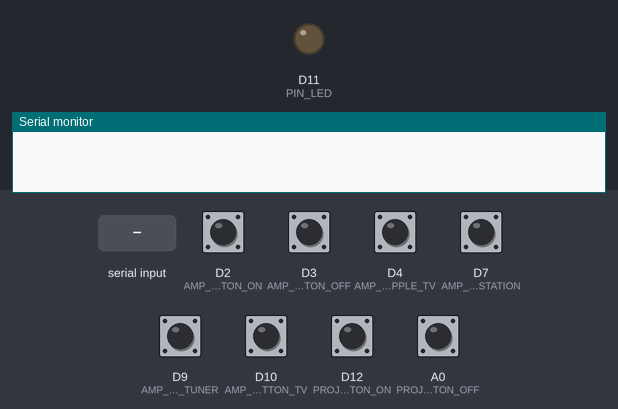
A sketch run on a simulated Arduino Zero (SAMD21). Shown: output pins drawn as LEDs (lit = HIGH), the last lines printed to the serial monitor. The test bench sets the inputs (shaded band); at power-on: A0 (PROJECTOR_PIN_BUTTON_OFF), D2 (AMP_PIN_BUTTON_ON), D3 (AMP_PIN_BUTTON_OFF), D4 (AMP_PIN_BUTTON_APPLE_TV), D7 (AMP_PIN_BUTTON_PLAYSTATION), D9 (AMP_PIN_BUTTON_TUNER), D10 (AMP_PIN_BUTTON_TV), D12 (PROJECTOR_PIN_BUTTON_ON) HIGH.

Above: at 2.7 s.
2.8 s: "1" received over the second serial link
At 5.7 s:
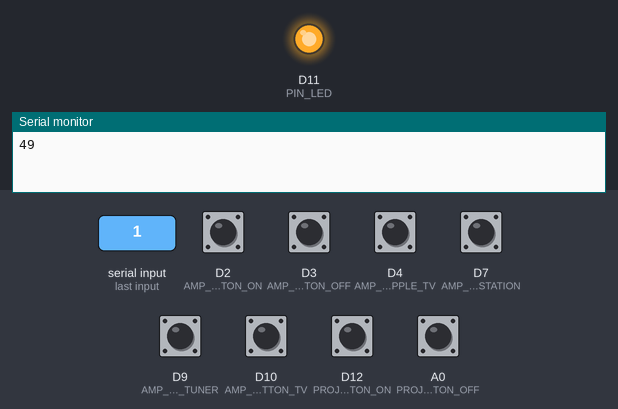
5.8 s: D2 (AMP_PIN_BUTTON_ON) pulled LOW for 0.15 s
Timing chart, 0 to 11.5 s (numbered marks = the images above; inputs shaded):
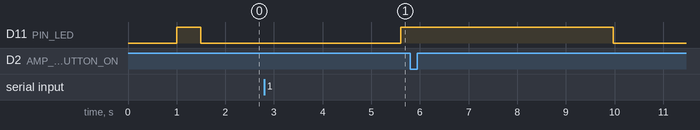

The sketch:

RemoteControlViaRS232.ino
```cpp
/*
  Home Theatre Remote Control via RS-232
  Grant Phillips
  23 January 2021
  -------------------------
  Control my Pioneer A/V Amplifier and Panasonic Projector
  using RS-232 connections on both devices.

 The circuit:
 * Pionner Amp
 * -----------
 * RX is digital pin                 5
 * TX is digital pin                 6
Uart ampSerial (&sercom0, 5, 6, SERCOM_RX_PAD_1, UART_TX_PAD_0);
void SERCOM0_Handler()
{
    ampSerial.IrqHandler();
}
void setup()
{
  pinPeripheral(5, PIO_SERCOM_ALT);
  pinPeripheral(6, PIO_SERCOM_ALT);

  ampSerial.begin(9600);
}
 *
 * Button On is digital pin           2
 * Button Off is digital pin          3
 * Button Apple TV is digital pin     4
 * Button Playstation is digital pin  7
 * Button Radio is digital pin        9
 * Button TV is digital pin          10
 *
 * Panasonic Projector
 * -------------------
 * RX is digital pin                13
 * TX is digital pin                 8
Uart projecterSerial (&sercom1, 13, 8, SERCOM_RX_PAD_1, UART_TX_PAD_2);
void SERCOM0_Handler()
{
    projecterSerial.IrqHandler();
}
void setup()
{
  pinPeripheral(13, PIO_SERCOM);
  pinPeripheral( 8, PIO_SERCOM);

  projecterSerial.begin(9600);
}
 *
 * Button On is digital pin         12
 * Button Off is digital pin        14
 *
*/
#include <Arduino.h>
#include "wiring_private.h"

#define APP_NAME     "Home Theatre Remote"
#define APP_VERSION  "0.2.1"
#define APP_AUTHOR   "Grant Phillips"
#define APP_CREATED  "23 January 2021"
#define APP_UPDATED  "08 February 2021"

#define ON               HIGH
#define OFF              LOW
#define BUTTON_DOWN      LOW
#define BUTTON_UP        HIGH

// Modes
#define MODE_None              0
#define MODE_Normal_Start      100
#define MODE_Normal            101
int mode = MODE_None;

unsigned long previousTime;
int previousSeconds = -1;

#define SECONDS_PER_MINUTE          60
#define DELAY_ONE_SECOND          1000
#define DELAY_BUTTON_DEBOUNCE       50
#define DELAY_AFTER_BUTTON_PRESS   200
#define DELAY_mainloop              20
#define DELAY_SETUP_MAIN_SERIAL     10

#define BAUD_MAIN 115200
bool DEBUG_ON = false;

bool ledState = false;

// LED_BUILTIN
#define PIN_LED         11

#define AMP_BAUD        9600
#define AMP_DATA_BITS   8
#define AMP_STOP_BITS   1
#define AMP_PARITY_BITS 0

#define AMP_PIN_RX                 5
#define AMP_PIN_TX                 6

#define AMP_PIN_BUTTON_ON          2
#define AMP_PIN_BUTTON_OFF         3
#define AMP_PIN_BUTTON_APPLE_TV    4
#define AMP_PIN_BUTTON_PLAYSTATION 7
#define AMP_PIN_BUTTON_TUNER       9
#define AMP_PIN_BUTTON_TV          10

#define PROJECTOR_BAUD        9600
#define PROJECTOR_DATA_BITS   8
#define PROJECTOR_STOP_BITS   1
#define PROJECTOR_PARITY_BITS 0

#define PROJECTOR_PIN_RX         13
#define PROJECTOR_PIN_TX          8

#define PROJECTOR_PIN_BUTTON_ON  12
#define PROJECTOR_PIN_BUTTON_OFF 14

#define STX 0x02
#define ETX 0x03
#define CR  0x0D
#define LF  0x0A

byte BYTE_STX = STX;
byte BYTE_ETX = ETX;
byte BYTE_CR  = CR;
byte BYTE_LF  = LF;

byte PROJECTOR_COMMAND_POWER_ON[]  = {BYTE_STX, 'P', 'O', 'N', BYTE_ETX};
byte PROJECTOR_COMMAND_POWER_OFF[] = {BYTE_STX, 'P', 'O', 'F', BYTE_ETX};
int PROJECTOR_DELAY_AFTER_POWER_ON = 10000;

byte AMP_COMMAND_POWER_ON[]    = {'P', 'O', BYTE_CR};
byte AMP_COMMAND_POWER_OFF[]   = {'P', 'F', BYTE_CR};
byte AMP_COMMAND_VOLUME_UP[]   = {'V', 'U', BYTE_CR};
byte AMP_COMMAND_VOLUME_DOWN[] = {'V', 'D', BYTE_CR};
byte AMP_COMMAND_MUTE_ON[]     = {'M', 'O', BYTE_CR};
byte AMP_COMMAND_MUTE_OFF[]    = {'M', 'F', BYTE_CR};

// following commands have a parameter that is sent first, e.g.
// Example to set Apple TV as the selected input...
// 25FN<CR>
byte AMP_COMMAND_VOLUME_SET_MAXIMUM[]    = {'1', '8', '5', 'V', 'L', BYTE_CR};
byte AMP_COMMAND_VOLUME_SET_0DB[]        = {'1', '6', '1', 'V', 'L', BYTE_CR};
byte AMP_COMMAND_VOLUME_SET_MINUS_30DB[] = {'1', '0', '1', 'V', 'L', BYTE_CR};
byte AMP_COMMAND_VOLUME_SET_MINIMUM[]    = {'0', '0', '1', 'V', 'L', BYTE_CR};
byte AMP_COMMAND_VOLUME_SET_MUTE[]       = {'0', '0', '0', 'V', 'L', BYTE_CR};

byte AMP_COMMAND_FUNCTION_MODE_SET[] = {'F', 'N', BYTE_CR};
byte AMP_COMMAND_FUNCTION_MODE_PLAYSTATION[] = {'0', '4', 'F', 'N', BYTE_CR};
byte AMP_COMMAND_FUNCTION_MODE_APPLE_TV[]    = {'2', '5', 'F', 'N', BYTE_CR};
byte AMP_COMMAND_FUNCTION_MODE_PHONO[]       = {'0', '0', 'F', 'N', BYTE_CR};
byte AMP_COMMAND_FUNCTION_MODE_CD[]          = {'0', '1', 'F', 'N', BYTE_CR};
byte AMP_COMMAND_FUNCTION_MODE_TUNER[]       = {'0', '2', 'F', 'N', BYTE_CR};
byte AMP_COMMAND_FUNCTION_MODE_CDR[]         = {'0', '3', 'F', 'N', BYTE_CR};
byte AMP_COMMAND_FUNCTION_MODE_DVD[]         = {'0', '4', 'F', 'N', BYTE_CR};
byte AMP_COMMAND_FUNCTION_MODE_TV[]          = {'0', '5', 'F', 'N', BYTE_CR};
byte AMP_COMMAND_FUNCTION_MODE_VIDEO1[]      = {'1', '0', 'F', 'N', BYTE_CR};
byte AMP_COMMAND_FUNCTION_MODE_VIDEO2[]      = {'1', '4', 'F', 'N', BYTE_CR};
byte AMP_COMMAND_FUNCTION_MODE_VIDEO3[]      = {'3', '2', 'F', 'N', BYTE_CR};
byte AMP_COMMAND_FUNCTION_MODE_DVR1[]        = {'1', '5', 'F', 'N', BYTE_CR};
byte AMP_COMMAND_FUNCTION_MODE_DVR2[]        = {'1', '6', 'F', 'N', BYTE_CR};
byte AMP_COMMAND_FUNCTION_MODE_HDMI1[]       = {'1', '9', 'F', 'N', BYTE_CR};
byte AMP_COMMAND_FUNCTION_MODE_HDMI2[]       = {'2', '0', 'F', 'N', BYTE_CR};
byte AMP_COMMAND_FUNCTION_MODE_HDMI3[]       = {'2', '1', 'F', 'N', BYTE_CR};
byte AMP_COMMAND_FUNCTION_MODE_BDP[]         = {'2', '5', 'F', 'N', BYTE_CR};

int AMP_DELAY_AFTER_POWER_ON = 100;

#define MAX_PIN 24
int lastButtonStates[MAX_PIN];
int buttonStates[MAX_PIN];
unsigned long lastDebounceTimes[MAX_PIN]; // last time the pins were toggled, used to keep track of time
unsigned long DELAY_DEBOUNCE = 50;   // the debounce time which user sets prior to run

int mainloopCounter = -1;

// AMP
// Pins RX=5, TX=6
// 9600 baud, 1 Stop bit, No Parity
// SERCOM_STOP_BIT_1
Uart ampSerial (&sercom2, AMP_PIN_RX, AMP_PIN_TX, SERCOM_RX_PAD_1, UART_TX_PAD_0);

// Projector
// Pins RX=13, TX=8
// 9600 baud, 1 Stop bit, No Parity
// SERCOM_STOP_BIT_1
Uart projectorSerial (&sercom1, PROJECTOR_PIN_RX, PROJECTOR_PIN_TX, SERCOM_RX_PAD_1, UART_TX_PAD_2);

// Attach the interrupt handlers to the SERCOM
void SERCOM0_Handler()
{
    ampSerial.IrqHandler();
}
void SERCOM1_Handler()
{
    projectorSerial.IrqHandler();
}

void DBG_Bytes(byte* bytes, int len)
{
  if (!DEBUG_ON) return;
  for (int i=0; i<len; i++)
  {
    if (i > 0) Serial.print(" ");
    byte byt = bytes[i];
    switch (byt)
    {
      case 0:   Serial.print( "NUL" ); break;
      case STX: Serial.print( "STX" ); break;
      case ETX: Serial.print( "ETX" ); break;
      case CR:  Serial.print( "CR" ); break;
      case LF:  Serial.print( "LF" ); break;
      default:  Serial.print((char)byt);
    }
  }
  Serial.println();
}

void projectorSendCommand(byte* command, int len)
{
  DBG("projectorSendCommand()");
  DBG_Bytes(command, len);
  blinkLed(5);
  projectorSerial.write(command, len);
}

void ampSendCommand(byte* command, int len)
{
  DBG("ampSendCommand()");
  DBG_Bytes(command, len);
  blinkLed(5);
  ampSerial.write(command, len);
}

void setup()
{
  if (DEBUG_ON)
  {
    // Open serial communications and wait for port to open:
    Serial.begin(BAUD_MAIN);
    while (!Serial)
    {
      // wait for serial port to connect. Needed for Native USB only
      delay(DELAY_SETUP_MAIN_SERIAL);
    }
  }

  DBG("******");
  DBG("setup()");

  setupLEDs();
  setupButtons();

  setupSerialAmp();
  setupSerialProjector();

  previousTime = millis();
  mainloopCounter = 0;

  DBG("Mainloop delay is ", DELAY_mainloop, " milliseconds");
  DBG("Success - startup complete.");
  DBG("===========================");

  digitalWrite(PIN_LED, HIGH);
  delay(500);
  digitalWrite(PIN_LED, LOW);
}

// Called last from the variadic template function
void DBG()
{
  if (!DEBUG_ON) return;
  Serial.println();
}

template <typename T, typename... Types>
void DBG(T first, Types... other)
{
  if (!DEBUG_ON) return;
  Serial.print(first);
  DBG(other...);
}

void setupSerialAmp()
{
  // setup the amp and projector the serial comms
  DBG("Amplifier Serial Config:");
  DBG("Baud ........ ", AMP_BAUD);
  DBG("Data bits ... ", AMP_DATA_BITS);
  DBG("Stop bits ... ", AMP_STOP_BITS);
  DBG("Parity ...... ", AMP_PARITY_BITS);

  // Assign pins to SERCOM
  DBG("pinPeripheral(", AMP_PIN_RX, ", PIO_SERCOM_ALT)");
  pinPeripheral(AMP_PIN_RX, PIO_SERCOM_ALT);
  DBG("pinPeripheral(", AMP_PIN_TX, ", PIO_SERCOM_ALT)");
  pinPeripheral(AMP_PIN_TX, PIO_SERCOM_ALT);

  // Start new hardware serial
  DBG("ampSerial.begin(", AMP_BAUD, ")");
  ampSerial.begin(AMP_BAUD);

  DBG("Serial connection to Amp completed.");
  DBG();
}

void setupSerialProjector()
{
  DBG("Projector Serial Config:");
  DBG("Baud ........ ", PROJECTOR_BAUD);
  DBG("Data bits ... ", PROJECTOR_DATA_BITS);
  DBG("Stop bits ... ", PROJECTOR_STOP_BITS);
  DBG("Parity ...... ", PROJECTOR_PARITY_BITS);

  // Assign pins to SERCOM
  DBG("pinPeripheral(", PROJECTOR_PIN_RX, ", PIO_SERCOM)");
  pinPeripheral(PROJECTOR_PIN_RX, PIO_SERCOM);
  DBG("pinPeripheral(", PROJECTOR_PIN_TX, ", PIO_SERCOM)");
  pinPeripheral(PROJECTOR_PIN_TX, PIO_SERCOM);

  // Start new hardware serial
  DBG("projectorSerial.begin(", PROJECTOR_BAUD, ")");
  projectorSerial.begin(PROJECTOR_BAUD);

  DBG("Serial connection to Projector completed.");
  DBG();
}

void setupLEDs()
{
  DBG("Setting up LEDs ...");
  pinMode(PIN_LED, OUTPUT);

  blinkLed(5);

  DBG("LED setup completed ok");
}

void setupButtons()
{
  DBG("Setting up Buttons ...");

  // initialise the array that tracks the Button states
  unsigned long currentTime = millis();
  for (int pin = 0; pin < MAX_PIN; pin++)
  {
    lastButtonStates[pin]  = BUTTON_UP;
    buttonStates[pin]      = BUTTON_UP;
    lastDebounceTimes[pin] = currentTime;
  }

  pinMode(AMP_PIN_BUTTON_ON,          INPUT_PULLUP);
  pinMode(AMP_PIN_BUTTON_OFF,         INPUT_PULLUP);
  pinMode(AMP_PIN_BUTTON_APPLE_TV,    INPUT_PULLUP);
  pinMode(AMP_PIN_BUTTON_PLAYSTATION, INPUT_PULLUP);
  pinMode(AMP_PIN_BUTTON_TUNER,       INPUT_PULLUP);
  pinMode(AMP_PIN_BUTTON_TV,          INPUT_PULLUP);

  pinMode(PROJECTOR_PIN_BUTTON_ON,    INPUT_PULLUP);
  pinMode(PROJECTOR_PIN_BUTTON_OFF,   INPUT_PULLUP);

  DBG("Buttons setup ok");
}

bool isButtonPressed(int buttonPin)
{
  bool pressed = false;

  // read the button pin, if pressed will be high, if not pressed will be low
  int reading = digitalRead(buttonPin);

  // in the case that the reading is not equal to the last state set the last debounce time to current millis time
  if (reading != lastButtonStates[buttonPin])
  {
    // button state has changed
    lastDebounceTimes[buttonPin] = millis();
  }

  unsigned long currentTime = millis();
  if (currentTime < lastDebounceTimes[buttonPin])
  {
    // time must have overflowed and gone back to 0
    DBG("current time has wrapped overflowed!");
    lastDebounceTimes[buttonPin] = 0;
  }

  // check the difference between current time and last registered button press time,
  // if it's greater than user defined delay then change the LED state as it's not a bounce
  if ((currentTime - lastDebounceTimes[buttonPin]) > DELAY_BUTTON_DEBOUNCE)
  {
    if (reading != buttonStates[buttonPin])
    {
      buttonStates[buttonPin] = reading;
      if (buttonStates[buttonPin] == LOW)
      {
        // button has been pressed
        DBG("Pressed Button on pin # ", buttonPin);
        pressed = true;
//        DBG("Snoozing for ", DELAY_AFTER_BUTTON_PRESS, " milliseconds");
        delay(DELAY_AFTER_BUTTON_PRESS);
//        DBG();
      }
    }
  }

  // save the reading.
  // next time through the loop the state of the reading will be known as the lastButtonState
  lastButtonStates[buttonPin] = reading;

  return pressed;
}

void blinkLed(int numberOfBlinks)
{
  const int DELAY_BLINK = 100;

  for(int x=0; x < numberOfBlinks; x++)
  {
    digitalWrite(LED_BUILTIN, HIGH);
    delay(DELAY_BLINK);
    digitalWrite(LED_BUILTIN, LOW);
    delay(DELAY_BLINK);
  }
}

void loop() // run over and over
{
  unsigned long currentTime = millis();

  if ((currentTime < previousTime) or
      (currentTime - previousTime >= DELAY_mainloop))
  {
    int currentSeconds = (currentTime / DELAY_ONE_SECOND) % SECONDS_PER_MINUTE;
    if (currentSeconds != previousSeconds)
    {
      // sleepytime has been reached
      ledState = !ledState;
      previousTime = currentTime;
      previousSeconds = currentSeconds;
    }
  }

  mainloopCounter += 1;
  //if (DEBUG_ON && mainloopCounter > 10000)
 // {
 //   DBG("Turning off DEBUG mode!");
 //   DEBUG_ON = false;
 // }

  // detect button press
  if (isButtonPressed(AMP_PIN_BUTTON_ON))
  {
    DBG("Button Pressed: Amp ON");
    ampSendCommand(AMP_COMMAND_POWER_ON, sizeof(AMP_COMMAND_POWER_ON));
    delay(AMP_DELAY_AFTER_POWER_ON);
    ampSendCommand(AMP_COMMAND_POWER_ON, sizeof(AMP_COMMAND_POWER_ON));
  }
  else if (isButtonPressed(AMP_PIN_BUTTON_OFF))
  {
    DBG("Button Pressed: Amp OFF");
    ampSendCommand(AMP_COMMAND_POWER_OFF, sizeof(AMP_COMMAND_POWER_OFF));
  }
  else if (isButtonPressed(AMP_PIN_BUTTON_APPLE_TV))
  {
    DBG("Button Pressed: Apple TV");
    ampSendCommand(AMP_COMMAND_FUNCTION_MODE_APPLE_TV, sizeof(AMP_COMMAND_FUNCTION_MODE_APPLE_TV));
  }
  else if (isButtonPressed(AMP_PIN_BUTTON_PLAYSTATION))
  {
    DBG("Button Pressed: Playstation");
    ampSendCommand(AMP_COMMAND_FUNCTION_MODE_PLAYSTATION, sizeof(AMP_COMMAND_FUNCTION_MODE_PLAYSTATION));
  }
  else if (isButtonPressed(AMP_PIN_BUTTON_TUNER))
  {
    DBG("Button Pressed: Radio");
    ampSendCommand(AMP_COMMAND_FUNCTION_MODE_TUNER, sizeof(AMP_COMMAND_FUNCTION_MODE_TUNER));
  }
  else if (isButtonPressed(AMP_PIN_BUTTON_TV))
  {
    DBG("Button Pressed: TV");
    ampSendCommand(AMP_COMMAND_FUNCTION_MODE_TV, sizeof(AMP_COMMAND_FUNCTION_MODE_TV));
  }
  else if (isButtonPressed(PROJECTOR_PIN_BUTTON_ON))
  {
    DBG("Button Pressed: Projector ON");
    projectorSendCommand(PROJECTOR_COMMAND_POWER_ON, sizeof(PROJECTOR_COMMAND_POWER_ON));
  }
  else if (isButtonPressed(PROJECTOR_PIN_BUTTON_OFF))
  {
    DBG("Button Pressed: Projector OFF");
    projectorSendCommand(PROJECTOR_COMMAND_POWER_OFF, sizeof(PROJECTOR_COMMAND_POWER_OFF));
  }


  if (ampSerial.available())
  {
    DBG("Reading data from Amp...");
    while (ampSerial.available())
    {
      Serial.print(ampSerial.read());
    }
    Serial.println();
  }

  if (projectorSerial.available())
  {
    DBG("Reading data from Projector...");
    while (projectorSerial.available())
    {
      Serial.print(projectorSerial.read());
    }
  }

  DBG("... ", mainloopCounter);

  if (mainloopCounter % 100 == 0)
  {
    ledState = !ledState;
    digitalWrite(PIN_LED, ledState ? HIGH : LOW);
  }

  delay(DELAY_mainloop);
}
```
